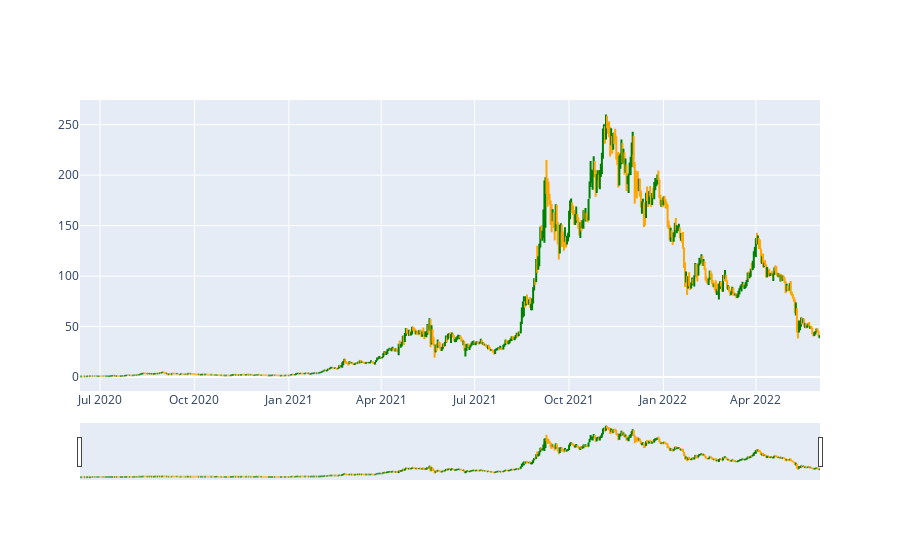

Notebook cell for this chart:
### Markdown cell above
### Visual trend for price of Solana in the last two years

### Code cell
fig = go.Figure(data=[go.Ohlc(
    x=data['Date'],
    open=data["Open"], high=data["High"],
    low=data["Low"], close=data["Close"],
    increasing_line_color= 'green', decreasing_line_color= 'orange'
)])
fig.show()

### Figure 1 — Plotly figure (JSON) as saved in the notebook; plotly's stock layout.template omitted (floating-point values rounded to 4 significant figures; data arrays with more than 128 entries replaced by an {"elided": "..."} marker saying what was removed)
{"data": [{"close": {"elided": "721 float values"}, "decreasing": {"line": {"color": "orange"}}, "high": {"elided": "721 float values"}, "increasing": {"line": {"color": "green"}}, "low": {"elided": "721 float values"}, "open": {"elided": "721 float values"}, "type": "ohlc", "x": {"elided": "721 str values"}}], "layout": {}}
